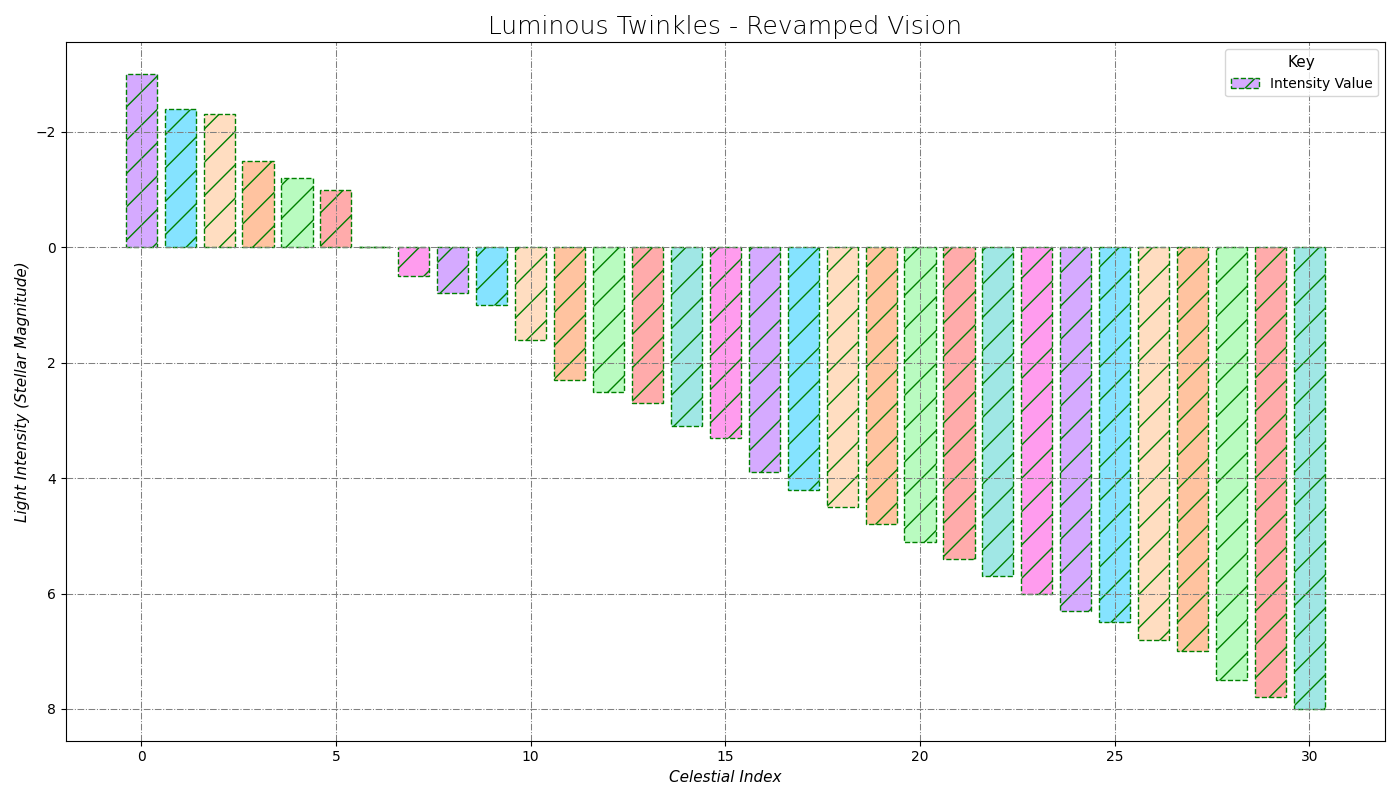

The script that drew this image:
import numpy as np
import matplotlib.pyplot as plt

brightness = np.array([5.1, 5.4, 5.7, 6.0, 6.3, 6.5, 7.0, 7.5, 8.0, 4.2, 4.5, 4.8, 3.1, 3.3,
                       3.9, 2.7, 2.5, 1.0, -1.5, 0.8, -1.0, -2.4, -2.3])
temperature = np.array([3000, 3200, 3500, 3700, 4000, 4300, 5000, 5200, 6000, 7000, 8000,
                        9000, 12000, 15000, 20000, 25000, 30000, 35000, 40000, 45000, 
                        50000, 55000, 60000])
new_brightness = np.array([6.8, 7.8, 2.3, 1.6, 0.5, -1.2, 0.0, -3.0])
new_temperature = np.array([3600, 4800, 33000, 37000, 22000, 31000, 26000, 38000])

combined_brightness = np.concatenate((brightness, new_brightness))
combined_temperature = np.concatenate((temperature, new_temperature))

sorted_indices = np.argsort(combined_brightness)
sorted_brightness = combined_brightness[sorted_indices]
sorted_temperature = combined_temperature[sorted_indices]

fig, ax = plt.subplots(figsize=(14, 8))

colors = ['#D5AAFF', '#85E3FF', '#FFDDC1', '#FFC3A0', '#B9FBC0', '#FFABAB', '#A0E7E5', '#FF9CEE']
ax.bar(range(len(sorted_brightness)), sorted_brightness, color=colors * ((len(sorted_brightness) // len(colors)) + 1), edgecolor='green', linestyle='--', hatch='/')

ax.set_title('Luminous Twinkles - Revamped Vision', fontsize=18, fontweight='light')
ax.set_xlabel('Celestial Index', fontsize=11, style='italic')
ax.set_ylabel('Light Intensity (Stellar Magnitude)', fontsize=11, style='italic')
ax.invert_yaxis()

ax.legend(['Intensity Value'], loc='upper right', fontsize=10, title='Key', title_fontsize='11')
ax.grid(True, which='major', linestyle='-.', linewidth='0.75', color='gray')

plt.tight_layout()
plt.show()
